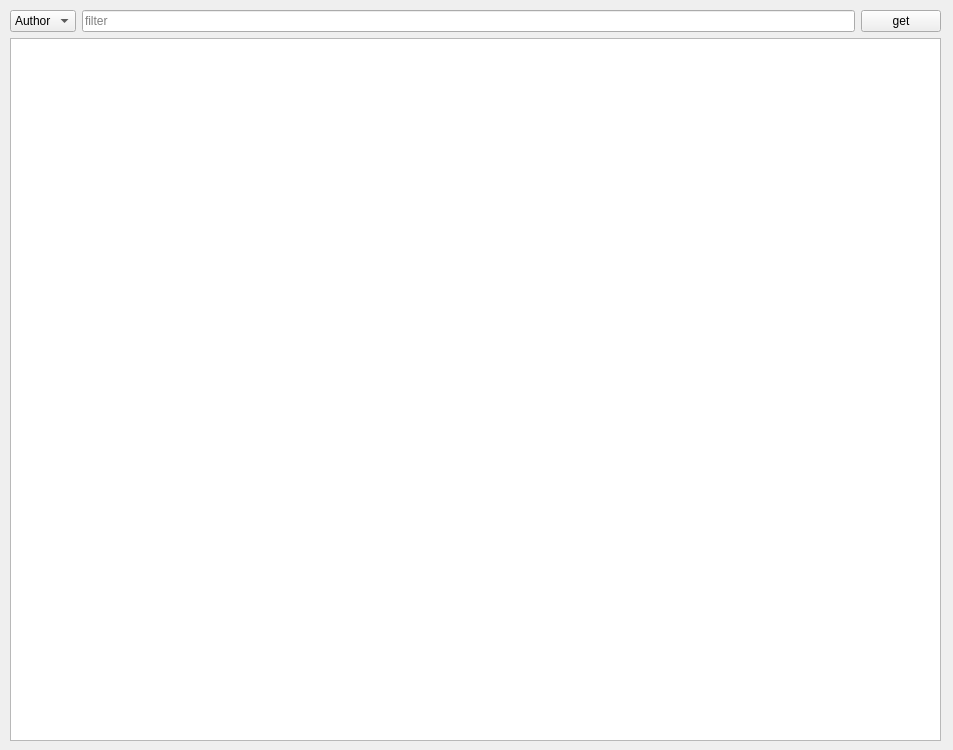
<?xml version="1.0" encoding="UTF-8"?>
<ui version="4.0">
 <class>MainWindow</class>
 <widget class="QMainWindow" name="MainWindow">
  <property name="geometry">
   <rect>
    <x>0</x>
    <y>0</y>
    <width>953</width>
    <height>750</height>
   </rect>
  </property>
  <property name="windowTitle">
   <string>MainWindow</string>
  </property>
  <widget class="QWidget" name="centralwidget">
   <widget class="QWidget" name="verticalLayoutWidget">
    <property name="geometry">
     <rect>
      <x>10</x>
      <y>10</y>
      <width>931</width>
      <height>731</height>
     </rect>
    </property>
    <layout class="QVBoxLayout" name="verticalLayout">
     <item>
      <layout class="QHBoxLayout" name="horizontalLayout">
       <item>
        <widget class="QComboBox" name="comboBox">
         <item>
          <property name="text">
           <string>Author</string>
          </property>
         </item>
         <item>
          <property name="text">
           <string>Title</string>
          </property>
         </item>
        </widget>
       </item>
       <item>
        <widget class="QLineEdit" name="lineEdit">
         <property name="placeholderText">
          <string>filter</string>
         </property>
        </widget>
       </item>
       <item>
        <widget class="QPushButton" name="get_btn">
         <property name="text">
          <string>get</string>
         </property>
        </widget>
       </item>
      </layout>
     </item>
     <item>
      <widget class="QTableWidget" name="tableWidget"/>
     </item>
    </layout>
   </widget>
  </widget>
 </widget>
 <resources/>
 <connections/>
</ui>
